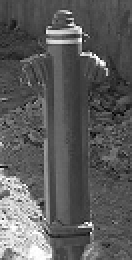
%> input picture Images/n1.png, 66 x 130 px (shown 2 times larger)
$ octave runSingleWindowExample.m   (GNU Octave 9; MATLAB toolbox functions it lacks are replaced by stand-ins)
%> lines starting %> are read from the running program, lines starting %| are printed output that depends on the picture
%> further down, img is the input picture: size 130x66 uint8; min 1, max 255, mean 92
### getHOGDescriptor.m
function H = getHOGDescriptor(hog, img)
% GETHOGDESCRIPTOR computes a HOG descriptor vector for the supplied image.
%   H = getHOGDescriptor(img)
%
%   This function takes a 130 x 66 pixel gray scale image (128 x 64 with a
%   1-pixel border for computing the gradients at the edges) and computes a
%   HOG descriptor for the image, returning a 3,780 value column vector.
%
%   Parameters:
%     img - A grayscale image matrix with 130 rows and 66 columns.
%   Returns:
%     A column vector of length 3,780 containing the HOG descriptor.
%
%    The intent of this function is to implement the same design choices as
%    the original HOG descriptor for human detection by Dalal and Triggs.
%    Specifically, I'm using the following parameter choices:
%      - 8x8 pixel cells
%      - Block size of 2x2 cells
%      - 50% overlap between blocks
%      - 9-bin histogram
%
%     The above parameters give a final descriptor size of
%     7 blocks across x 15 blocks high x 4 cells per block x 9 bins per hist
%     = 3,780 values in the final vector.
%
%    A couple other important design decisions:
%    - Each gradient vector splits its contribution proportionally between the
%      two nearest bins
%    - For the block normalization, I'm using L2 normalization.
%
%    Differences with OpenCV implementation:
%    - OpenCV uses L2 hysteresis for the block normalization.
%    - OpenCV weights each pixel in a block with a gaussian distribution
%      before normalizing the block.
%    - The sequence of values produced by OpenCV does not match the order
%      of the values produced by this code.


% Empty vector to store computed descriptor.
H = [];

% Verify the input image size matches the HOG parameters.
assert(isequal(size(img), hog.winSize))

% ===============================
%    Compute Gradient Vectors
% ===============================
% Compute the gradient vector at every pixel in the image.

% Create the operators for computing image derivative at every pixel.
hx = [-1,0,1];
hy = hx';

% Compute the derivative in the x and y direction for every pixel.
dx = filter2(hx, double(img));
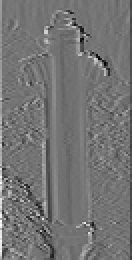
%> dx: size 130x66 double (shown 2 times larger); min -213, max 253, mean -0.7; drawn with min black and max white
dy = filter2(hy, double(img));
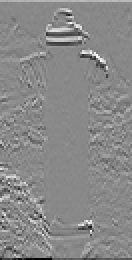
%> dy: size 130x66 double (shown 2 times larger); min -255, max 219, mean 0.4; drawn with min black and max white

% Remove the 1 pixel border.
dx = dx(2 : (size(dx, 1) - 1), 2 : (size(dx, 2) - 1));
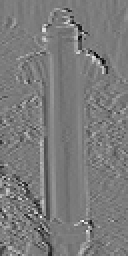
%> dx: size 128x64 double (shown 2 times larger); min -213, max 225, mean -1.4; drawn with min black and max white
dy = dy(2 : (size(dy, 1) - 1), 2 : (size(dy, 2) - 1));
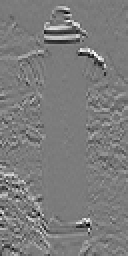
%> dy: size 128x64 double (shown 2 times larger); min -207, max 219, mean 0.9; drawn with min black and max white

% Convert the gradient vectors to polar coordinates (angle and magnitude).
angles = atan2(dy, dx);
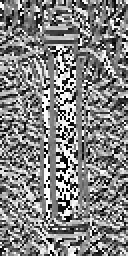
%> angles: size 128x64 double (shown 2 times larger); min -3.12, max 3.14, mean 0.101; drawn with min black and max white
magnit = ((dy.^2) + (dx.^2)).^.5;
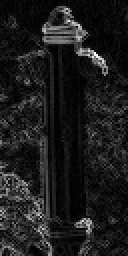
%> magnit: size 128x64 double (shown 2 times larger); min 0, max 274.5, mean 31.3; drawn with min black and max white

% =================================
%     Compute Cell Histograms
% =================================
% Compute the histogram for every cell in the image. We'll combine the cells
% into blocks and normalize them later.

% Create a three dimensional matrix to hold the histogram for each cell.
histograms = zeros(hog.numVertCells, hog.numHorizCells, hog.numBins);

% For each cell in the y-direction...
for row = 0:(hog.numVertCells - 1)

    % Compute the row number in the 'img' matrix corresponding to the top
    % of the cells in this row. Add 1 since the matrices are indexed from 1.
    rowOffset = (row * hog.cellSize) + 1;

    % For each cell in the x-direction...
    for col = 0:(hog.numHorizCells - 1)

        % Select the pixels for this cell.

        % Compute column number in the 'img' matrix corresponding to the left
        % of the current cell. Add 1 since the matrices are indexed from 1.
        colOffset = (col * hog.cellSize) + 1;

        % Compute the indices of the pixels within this cell.
        rowIndeces = rowOffset : (rowOffset + hog.cellSize - 1);
        colIndeces = colOffset : (colOffset + hog.cellSize - 1);

        % Select the angles and magnitudes for the pixels in this cell.
        cellAngles = angles(rowIndeces, colIndeces);
        cellMagnitudes = magnit(rowIndeces, colIndeces);

        % Compute the histogram for this cell.
        % Convert the cells to column vectors before passing them in.
        histograms(row + 1, col + 1, :) = getHistogram(cellMagnitudes(:), cellAngles(:), hog.numBins);
    end

end

% ===================================
%       Block Normalization
% ===================================

% Take 2 x 2 blocks of cells and normalize the histograms within the block.
% Normalization provides some invariance to changes in contrast, which can
% be thought of as multiplying every pixel in the block by some coefficient.

% For each cell in the y-direction...
for row = 1:(hog.numVertCells - 1)
    % For each cell in the x-direction...
    for col = 1:(hog.numHorizCells - 1)

        % Get the histograms for the cells in this block.
        blockHists = histograms(row : row + 1, col : col + 1, :);

        % Put all the histogram values into a single vector (nevermind the
        % order), and compute the magnitude.
        % Add a small amount to the magnitude to ensure that it's never 0.
        magnitude = norm(blockHists(:)) + 0.01;

        % Divide all of the histogram values by the magnitude to normalize
        % them.
        normalized = blockHists / magnitude;

        % Append the normalized histograms to our descriptor vector.
        H = [H; normalized(:)];
    end
end
%> after the loop, H = 3780 values, max 0.89 at index 595, min 0 at index 1384, mean 0.128

end

### runSingleWindowExample.m
% runSingleWindowExample.m
%   This script calculates the HOG descriptor for a single image that has
%   been cropped down to the detector size. Look at this for learning about
%   the descriptor by itself (without all of the complexities added by
%   actually searching a full image for persons).

%%
% Define the default HOG detector parameters (the size of the detection
% window and the number of histogram bins).

% The number of bins to use in the histograms.
hog.numBins = 9;

% The number of cells horizontally and vertically.
hog.numHorizCells = 8;
hog.numVertCells = 16;

% Cell size in pixels (the cells are square).
hog.cellSize = 8;

% Compute the expected window size (with 1 pixel border on all sides).
hog.winSize = [(hog.numVertCells * hog.cellSize + 2), ...
               (hog.numHorizCells * hog.cellSize + 2)];

%%
% Calculate the HOG descriptor for an example image window.

fprintf('Getting the HOG descriptor for an example image...\n');

% Read in the pre-cropped (66 x 130) image.
img = imread('./Images/n1.png');

% Compute the HOG descriptor for this image.
H = getHOGDescriptor(hog, img);

%%
% Test if this image contains a person.

% Load the pre-trained HOG model.
load('hog_model.mat');

% Evaluate the linear SVM on the descriptor.
p = H' * hog.theta;
%> p = 0.0937

% Print whether we think it's a person or not (the SVM was trained to
% output -1 for no person and +1 for a person).
if (p > 0)
    fprintf('  This image contains a person!\n');
else
    fprintf('  This image does not contain a person!\n');
end

% Display the image
hold off;
colormap gray;
imagesc(img)
